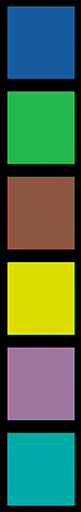
//> input picture samples/checker_dim.png, 81 x 512 px
$ ./sampleColorsImagePair ../../samples/checker_dim.png ../../samples/checker_large.png out.png   (built with g++ and OpenCV 4)
//> lines starting //> are read from the running program, lines starting //| are printed output that depends on the picture
#include <iostream>
#include <Eigen/Dense>
#include <datahelpers.h>
#include <opencv2/opencv.hpp>

#define DATA_DIM 2
#define MAX_WIDTH_VIZ 1000.0f
#define MAX_HEIGHT_VIZ 800.0f
#define MAX_SAMPLES 128

cv::Mat sampler;
cv::Mat curr_color;
cv::Mat last_color;

unsigned char samples_r[MAX_SAMPLES * 2];
unsigned char samples_g[MAX_SAMPLES * 2];
unsigned char samples_b[MAX_SAMPLES * 2];
int curr_sample;

void mouseCallback(int event, int x, int y, int flags, void* userdata)
{
    if(event == cv::EVENT_LBUTTONDOWN)
    {
        //cout << "Left button of the mouse is clicked - position (" << x << ", " << y << ")" << endl;

        cv::Vec3b s = sampler.at<cv::Vec3b>(y, x);

        samples_b[curr_sample] = s[0];
        samples_g[curr_sample] = s[1];
        samples_r[curr_sample] = s[2];

        printf("Sample %d: %d %d %d\n",
               curr_sample,
               (int)samples_r[curr_sample],
               (int)samples_g[curr_sample],
               (int)samples_b[curr_sample]);

        cv::circle(sampler, cv::Point(x, y), 3, cv::Scalar(0,0,255), -1);
        last_color = s;
        curr_sample++;
    }
    else if(event == cv::EVENT_MOUSEMOVE)
    {
        curr_color = sampler.at<cv::Vec3b>(y, x);
    }
}

/*
 * Allows to take pairs of color correspondences between two images
 */
int main(int argc, char** argv)
{
    if(argc < 4)
    {
        printf("Please specify path to two images and output file\n");
        return -1;
    }

    const char* imgfile1 = argv[1];
    const char* imgfile2 = argv[2];
    const char* outputfile = argv[3];

    cv::Mat img1, img2;

    img1 = cv::imread(imgfile1);
//> img1 is the input picture: 512 rows x 81 cols, CV_8UC3; mean B, G, R 74.5, 103.7, 68.3
    img2 = cv::imread(imgfile2);
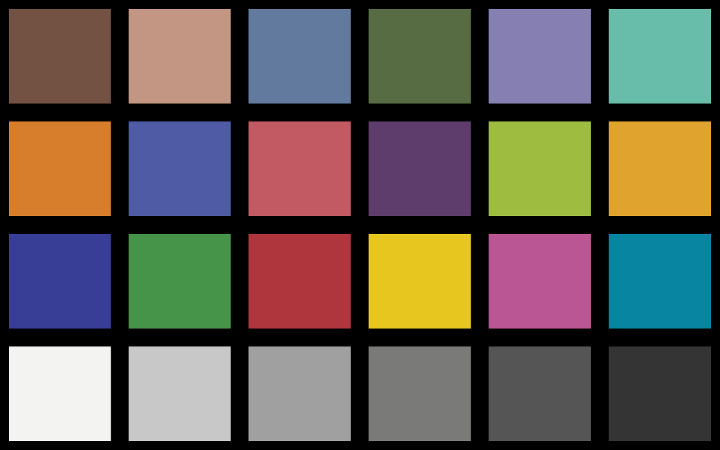
//> input picture samples/checker_large.png, 1440 x 900 px (shown at 1/2 size)
//> img2 is the input picture: 900 rows x 1440 cols, CV_8UC3; mean B, G, R 82.9, 90.7, 97.9

    if (!img1.data || !img2.data)
    {
        printf("No image data \n");
        return -1;
    }

    cv::Mat comp(cv::Size(img1.cols + img2.cols, cv::max(img1.rows, img2.rows)), CV_8UC3);

    cv::Mat color_preview(cv::Size(200, 100), CV_8UC3);

    curr_color = cv::Mat(cv::Size(100,100), CV_8UC3);
    curr_color = cv::Vec3b(0,0,0);

    last_color = cv::Mat(cv::Size(100,100), CV_8UC3);
    last_color = cv::Vec3b(0,0,0);

    img1.copyTo(comp(cv::Rect(0, 0, img1.cols, img1.rows)));
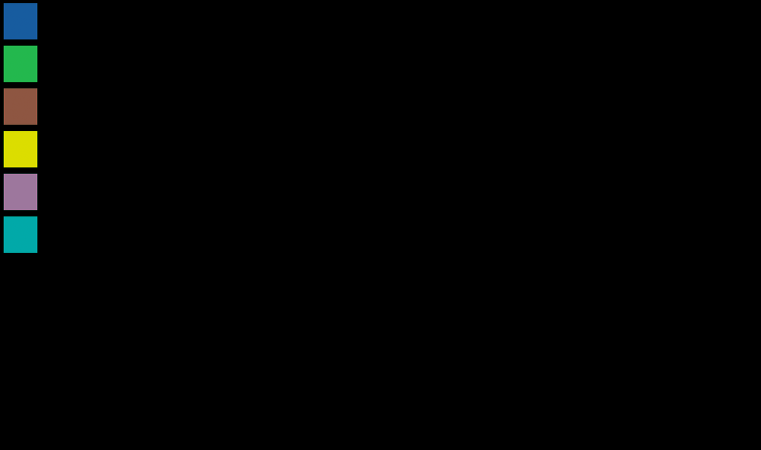
//> comp: 900 rows x 1521 cols, CV_8UC3 (shown at 1/2 size); mean B, G, R 2.3, 3.1, 2.1
    img2.copyTo(comp(cv::Rect(img1.cols, 0, img2.cols, img2.rows)));
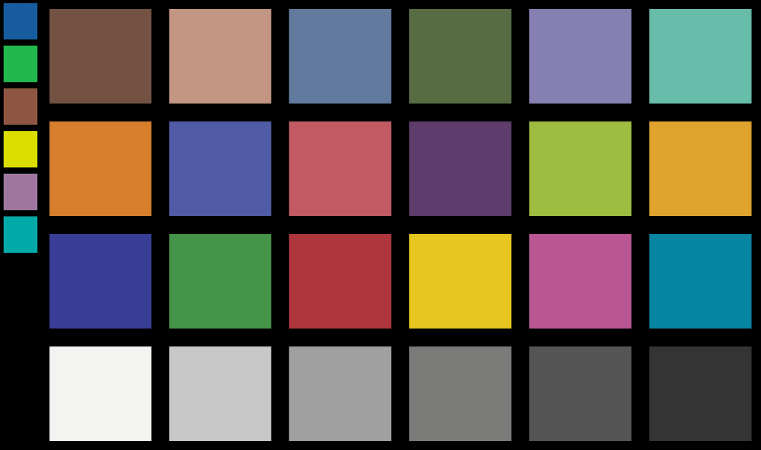
//> comp: 900 rows x 1521 cols, CV_8UC3 (shown at 1/2 size); mean B, G, R 80.8, 89, 94.7


    float scaleFactor = 1.0f;

    if(comp.rows > comp.cols)
    {
        scaleFactor = MAX_HEIGHT_VIZ / (float)comp.rows;
    }
    else
    {
        scaleFactor = MAX_WIDTH_VIZ / (float)comp.cols;
//> scaleFactor = 0.657
    }

    cv::resize(comp, sampler, cv::Size(), scaleFactor, scaleFactor);
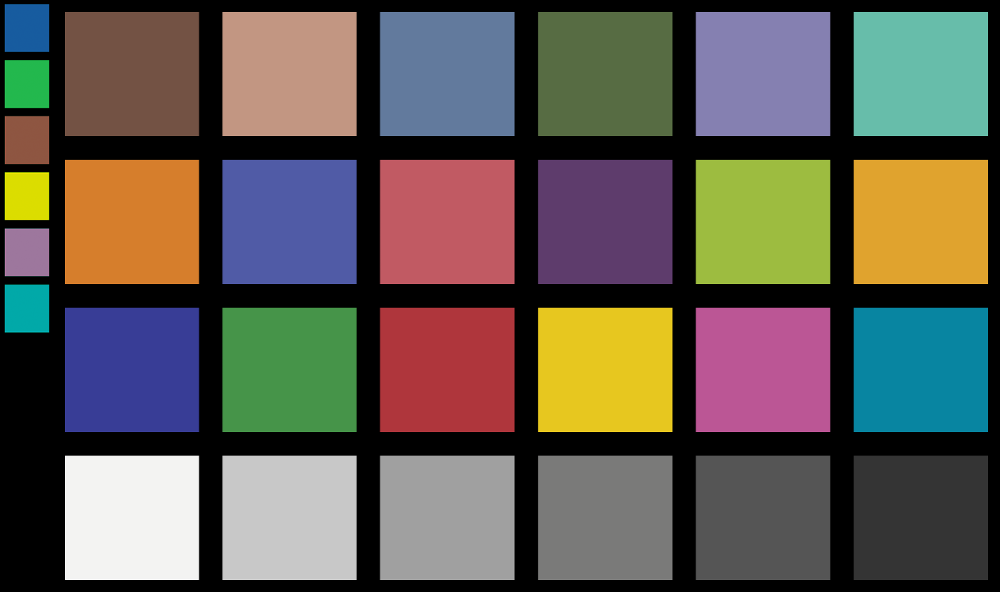
//> sampler: 592 rows x 1000 cols, CV_8UC3; mean B, G, R 80.6, 88.9, 94.6

    const char* imageTitle = "Sample Colors";
    cv::namedWindow(imageTitle, cv::WINDOW_AUTOSIZE );


    cv::setMouseCallback(imageTitle, mouseCallback);

    char k;

    printf("Click to sample colors. Use 'Esc' or 'q' to quit, 'z' to undo, 'c' to clear\n\n");

    curr_sample = 0;

    while (1)
    {
        k = cv::waitKey(33);
//> the 'q' key is pressed
        if(k == 27 || k == 'q') break;

        if(k == 'z')
            curr_sample--;
        if(k == 'c')
        {
            cv::resize(comp, sampler, cv::Size(), scaleFactor, scaleFactor);
            curr_sample = 0;
        }

        curr_color.copyTo(color_preview(cv::Rect(0, 0, 100, 100)));
        last_color.copyTo(color_preview(cv::Rect(100, 0, 100, 100)));

        cv::imshow("Color", color_preview);
        cv::imshow(imageTitle, sampler);

    }

    FILE *f = fopen(outputfile, "w");

    if (f == NULL)
    {
        printf("Error creating file!\n");
        return false;
    }

    fprintf(f, "%d\n", curr_sample / 2);

    for(int i = 0; i < curr_sample; ++i)
    {
        fprintf(f, "%d %d %d", samples_r[i], samples_g[i], samples_b[i]);
        fprintf(f, i % 2 ? "\n" : " ");
    }

    fclose(f);

    return 0;
}
